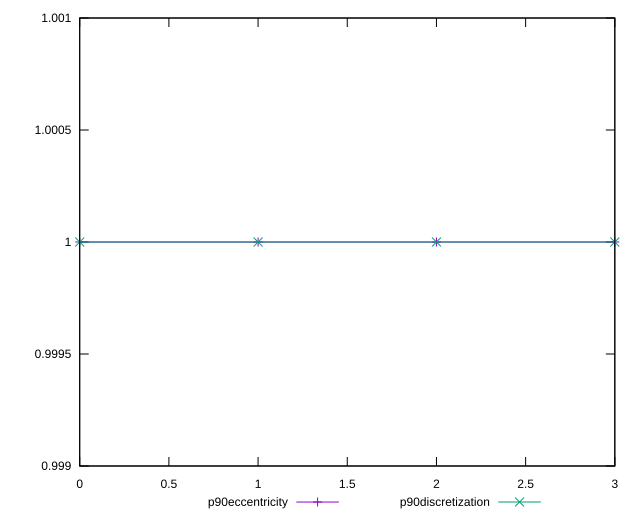

Here is the gnuplot script that generated this plot:
reset

$p90Eccentricity <<EOF
0 1.0000000000000004
1 1.000000000000001
2 1
3 1.0000000000000002
EOF

$p90Discretization <<EOF
0 1
1 1
2 1
3 1
EOF

set key outside below
set xrange [0:3]
set yrange [0.999:1.001000000000001]
set trange [0.999:1.001000000000001]
set terminal svg size 640, 520 enhanced background rgb 'white'
set output "reports/report_00028_2021-02-24T12-49-42.674Z/first-contentful-paint/progression/eccentricity.svg"

plot $p90Eccentricity title "p90eccentricity" with linespoints, \
     $p90Discretization title "p90discretization" with linespoints

reset
